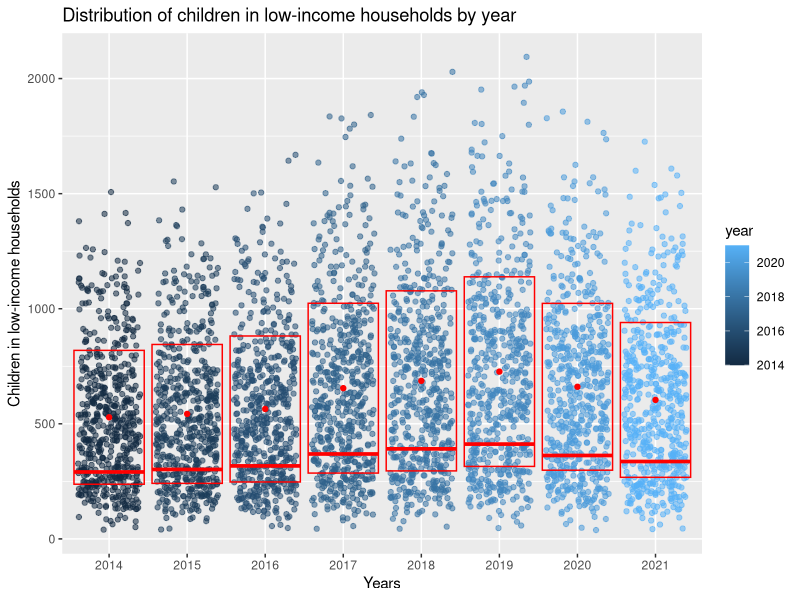
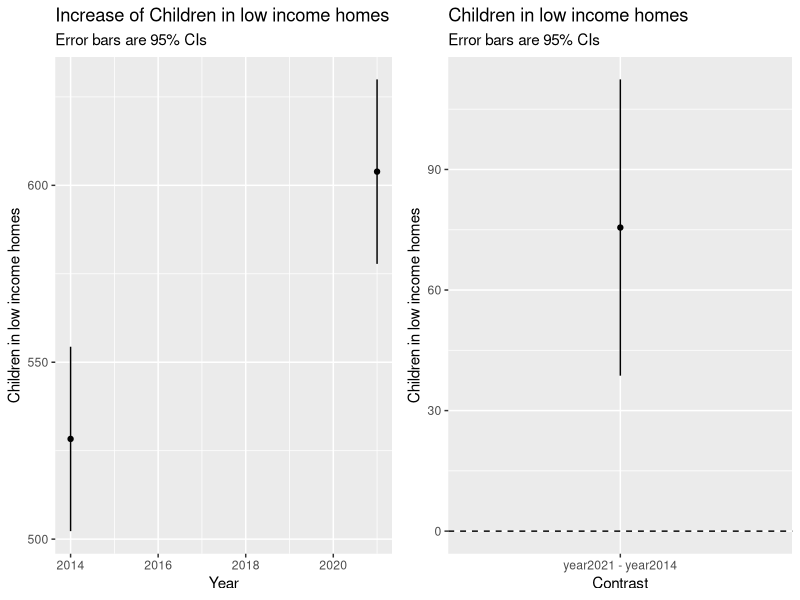
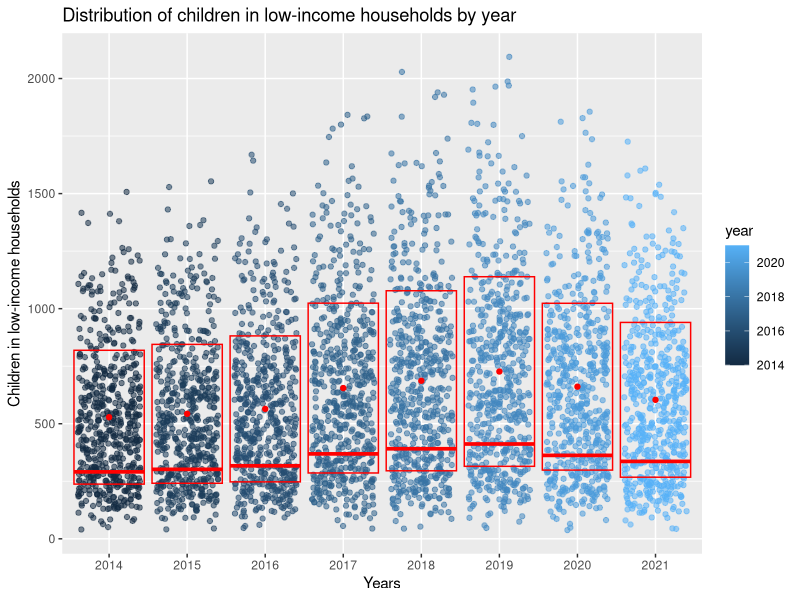
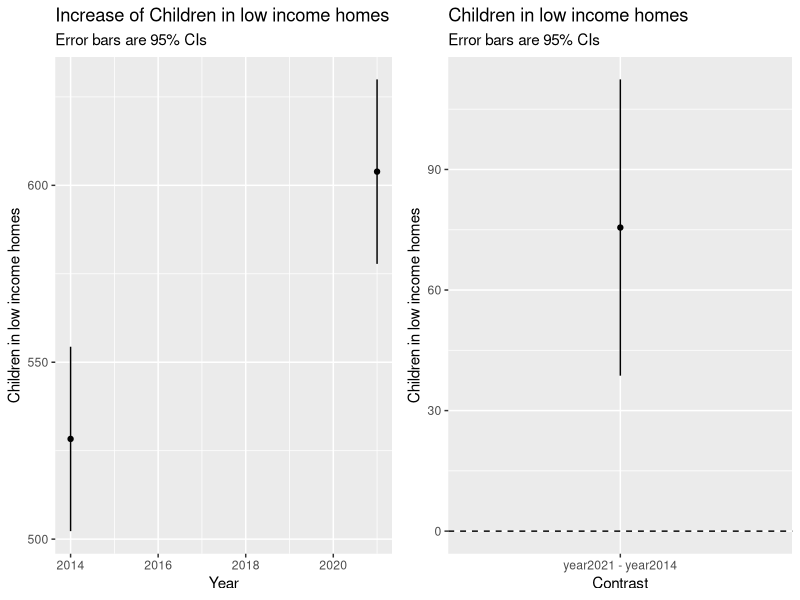

The R source for these figures, in order:
## ---- chunk 1
library(tidyverse)
library(ggplot2)
library(emmeans) 
library(gridExtra)
options(width=100)
## ---- chunk 2
#Pulling data

Data.x <- read_csv('children_low_income_data.csv')

#check for N/As - 33 were found

N.A_Check <- sum(is.na(Data.x))

Data <- Data.x %>% na.omit

# Data regarding number of children in low income homes per borough across all years

House.Data <- Data %>% group_by(`Borough`) %>% summarise(
  Average = mean(children), 
  Standard_deviation = sd(children),
  "Lowest number of children in low income homes" = min(children), 
  "Highest number of children in low income homes" = max(children))


House.Data


## ---- chunk 3

#data filtered out

Filtered_Data<- filter(Data, !(Borough%in%c('City of London', 'Kensington and Chelsea','Kingston upon Thames', 'Richmond upon Thames', 'Westminster')))

summary(Filtered_Data)

## ---- chunk 4

# Visualisation that shows the distribution of children in low income households in wards for each year with representation of the mean value and standard deviation for each year.

# first created the mean and standard deviation data

Data.Mean_Sd <- Filtered_Data %>% group_by(year) %>% summarise(Mean = mean(children), Standard_deviation = sd(children))

# Identified Max and Min for standard deviation upper and lower bounds

ymin.<- Data.Mean_Sd$Mean  - Data.Mean_Sd$Standard_deviation
ymax.<- Data.Mean_Sd$Mean  + Data.Mean_Sd$Standard_deviation

#Plot graph

Data.graph <- ggplot() + 
  geom_jitter(data = Filtered_Data, mapping=aes(x= factor(year) , y= children, alpha=0.5, colour = year))+
  geom_point(mapping=aes(x= factor(Data.Mean_Sd$year), y= Data.Mean_Sd$Mean ), color= "red") + 
  geom_crossbar(aes(x= factor(Data.Mean_Sd$year), y = Data.Mean_Sd$Standard_deviation, ymin=ymin., ymax=ymax.), col='red')+ 
  labs(x="Years", y="Children in low-income households", title ="Distribution of children in low-income households by year") + scale_alpha(guide = 'none')

Data.graph


## ---- chunk 5

#T.test

Y.2014 <- Filtered_Data %>% filter(year == 2014)

Y.2021 <- Filtered_Data %>% filter(year == 2021)
  
t.test(Y.2021$children, Y.2014$children)

#Estimation

Year14x21.data <- Filtered_Data %>% filter(year %in% c(2021,2014))

m.Year14x21 <- lm(children~year, data=Year14x21.data)

( m.Year14x21_emm <- emmeans(m.Year14x21, ~ year))

( m.Year14x21.contrast <- confint(pairs(m.Year14x21_emm, reverse = TRUE)) )

# Graph

grid.arrange(
	ggplot(summary(m.Year14x21_emm), aes(x= year, y=emmean, ymin=lower.CL, ymax=upper.CL)) + 
		geom_point() + geom_linerange() + 
		labs(y="Children in low income homes", x="Year", subtitle="Error bars are 95% CIs", title="Increase of Children in low income homes"), 
	ggplot(m.Year14x21.contrast, aes(x=contrast, y=estimate, ymin=lower.CL, ymax=upper.CL)) + 
		geom_point() + geom_linerange() + 
		labs(y="Children in low income homes", x="Contrast", subtitle="Error bars are 95% CIs", title="Children in low income homes") +
		geom_hline(yintercept=0, lty=2),
	ncol=2
)



## ---- chunk 6

Data.graph
## ---- chunk 7
grid.arrange(
	ggplot(summary(m.Year14x21_emm), aes(x= year, y=emmean, ymin=lower.CL, ymax=upper.CL)) + 
		geom_point() + geom_linerange() + 
		labs(y="Children in low income homes", x="Year", subtitle="Error bars are 95% CIs", title="Increase of Children in low income homes"), 
	ggplot(m.Year14x21.contrast, aes(x=contrast, y=estimate, ymin=lower.CL, ymax=upper.CL)) + 
		geom_point() + geom_linerange() + 
		labs(y="Children in low income homes", x="Contrast", subtitle="Error bars are 95% CIs", title="Children in low income homes") +
		geom_hline(yintercept=0, lty=2),
	ncol=2
)
